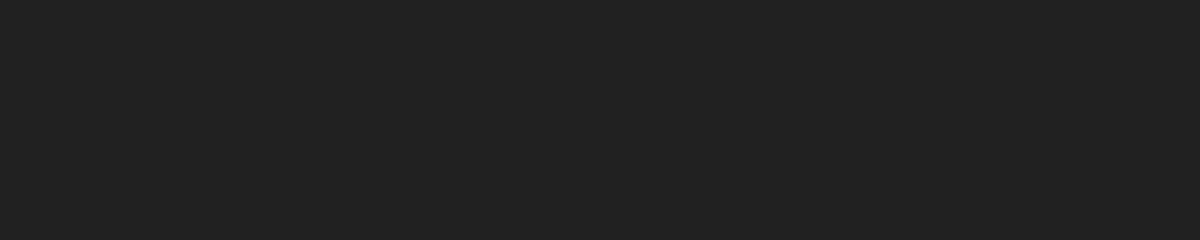
Frame 1 (no input)
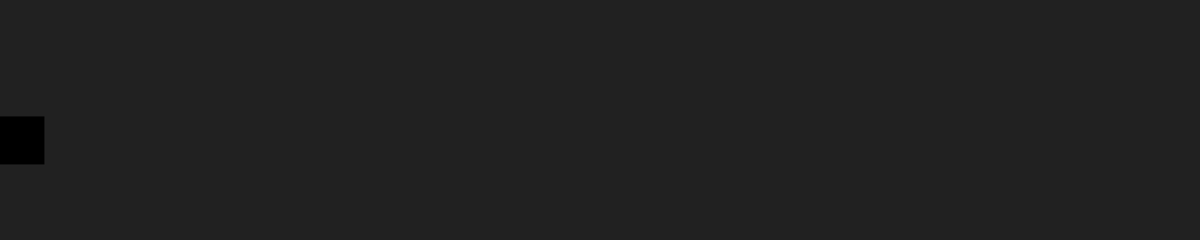
Frame 60 (the mouse pressed at the canvas centre just before this capture)
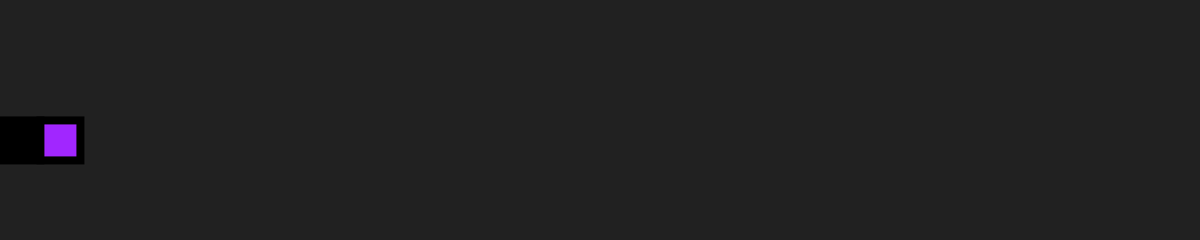
Frame 120 (the mouse held since frame 60 and released just before this capture)

The Processing sketch that drew these frames (run headless with seeded random() and noise(); from frame 60 on, the mouse is pressed at the canvas centre):

// Processing sketch: processing_98236
// ── processing_98236.pde

//Example of a simple timer - useful for our timed supermarket App. A simple design yet effective as a form of motivation for shoppers
//Adjusting "threshold" changes the amount of time.
//Referenced from Michael:
  //Unknown, Michael,2011, Simple Timer,Open Processing, accessed 25 April 2013, <http://www.openprocessing.org/sketch/20147>.

  //Colour Variables
  int r;
  int g;
  int b;

  int threshold;
  int prev=0;
  float x = 0.0;

//What I want processing to run through each time it refreshes
  void setup()
{
  size(1500,300);
  smooth();
  //this gave a fairly accurate second counter. It meant the timer increased at a speed that encouraged the shopper to move round the store quickly.
  //Acts as, roughly, a thirty second timer.
  threshold = 1000;
  fill(r,g,b);
  //allows you to still be able to distinguish the black boxes around the coloured timer
  background(33);
  //easier to see the square as it adds on each second
  strokeWeight(10);
}
 
  void draw()
{
  if(millis() - prev >= threshold)
  {
   //Used a rectangle as it feels like a timer filling up the screen, creates a sense of urgency.  
    rect(x, height/2, 50,50);
       
    x += 50;
    //prev = millis();greater accuracy over time
    prev += threshold; 
                            

 //I selected these colour ranges as they suit our chosen colour palette and create a sense of fun.                           
  r = int(random(250));
  g = int(random(150));
  b = int(random(300));
   fill(r,g,b);
  
  } 
}
